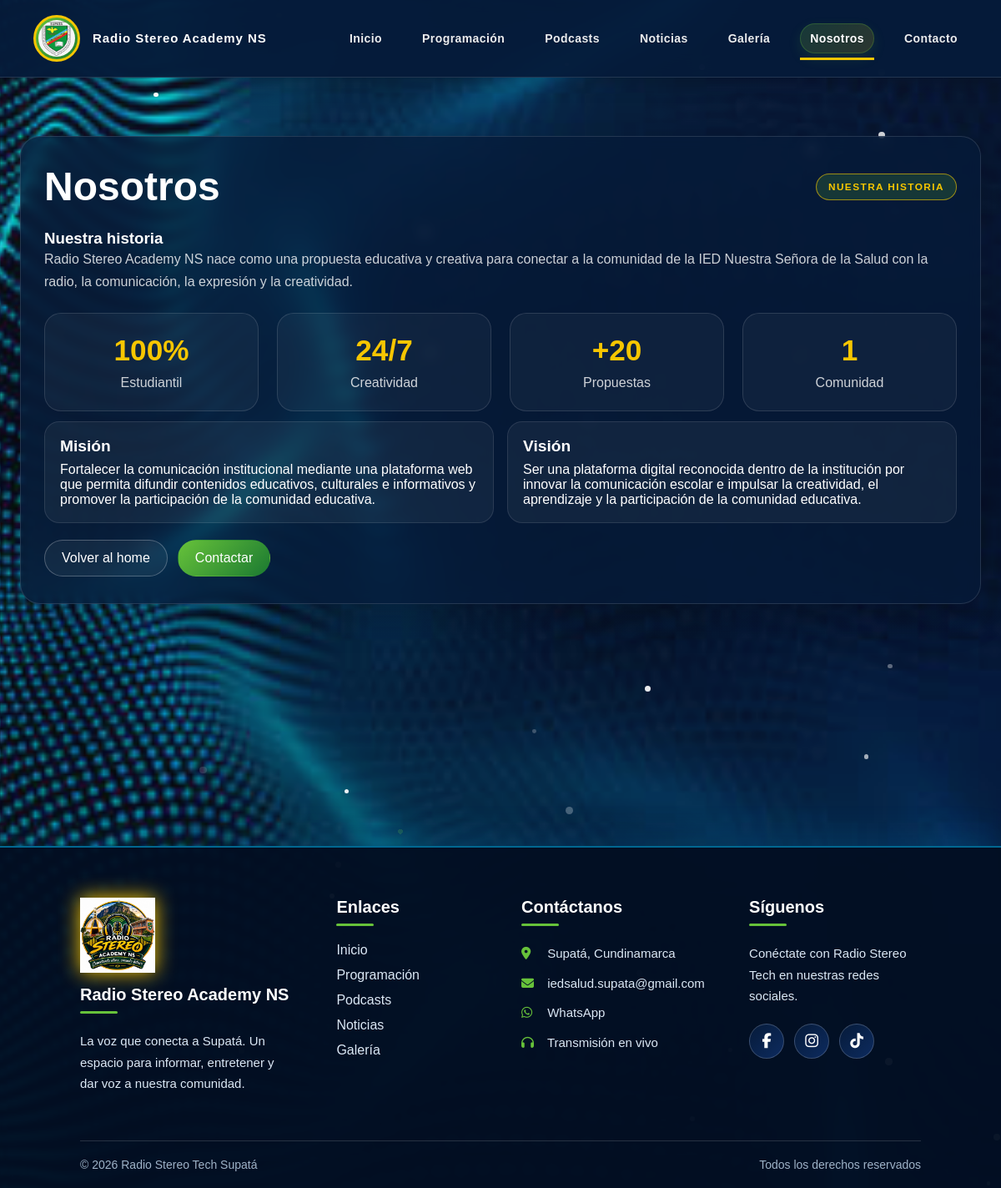
Page /nosotros.php on the committed database.
### tables this page shows
CREATE TABLE IF NOT EXISTS contenido_pagina (
    id INT UNSIGNED AUTO_INCREMENT PRIMARY KEY,
    clave VARCHAR(100) NOT NULL,
    titulo VARCHAR(200) DEFAULT NULL,
    contenido LONGTEXT,
    actualizado_en TIMESTAMP DEFAULT CURRENT_TIMESTAMP
        ON UPDATE CURRENT_TIMESTAMP,
    UNIQUE KEY uk_contenido_clave (clave)
);

### config/funciones.php (called while the page is built, shortened)
<?php
function e(?string $valor): string
{
    return htmlspecialchars(
        $valor ?? '',
        ENT_QUOTES | ENT_SUBSTITUTE,
        'UTF-8'
    );
}

### nosotros.php (the view, shortened to what this page needs)
<?php
require_once __DIR__ . '/config/conexion.php';
require_once __DIR__ . '/config/funciones.php';
$contenido = [];
try {
    $consulta = $conexion->query("
        SELECT clave, titulo, contenido
        FROM contenido_pagina
        WHERE clave IN ('historia', 'mision', 'vision')
    ");
    $resultados = $consulta->fetchAll(PDO::FETCH_ASSOC);
    foreach ($resultados as $fila) {
        $contenido[$fila['clave']] = $fila;
    }
} catch (PDOException $e) {
    error_log('Error al consultar el contenido institucional: ' . $e->getMessage());
    $errorContenido = true;
}
$historia = $contenido['historia'] ?? [
    'titulo' => 'Nuestra historia',
    'contenido' => 'Radio Stereo Academy NS nace como una propuesta educativa y creativa para conectar a la comunidad de la IED Nuestra Señora de la Salud con la radio, la comunicación, la expresión y la creatividad. Es un espacio donde estudiantes, docentes y familias comparten historias, ideas y proyectos que fortalecen la identidad institucional.'
];
$mision = $contenido['mision'] ?? [
    'titulo' => 'Misión',
    'contenido' => 'La misión de Radio Stereo Academy NS es fortalecer la comunicación de la Institución Educativa Nuestra Señora de la Salud mediante una plataforma web que permita la transmisión, organización y difusión de contenidos educativos, culturales e informativos, promoviendo la participación activa de los estudiantes y el uso responsable de las tecnologías digitales para beneficio de toda la comunidad educativa.'
];
$vision = $contenido['vision'] ?? [
    'titulo' => 'Visión',
    'contenido' => 'Ser una plataforma digital reconocida dentro de la Institución Educativa Nuestra Señora de la Salud por innovar la comunicación escolar, convirtiéndose en un medio interactivo que impulse la creatividad, el aprendizaje y la participación de toda la comunidad educativa.'
];
?>
<!DOCTYPE html>
<html lang="es">
<head>
    <link rel="stylesheet" href="assets/CSS/estilos.css">
    <link rel="stylesheet" href="https://cdnjs.cloudflare.com/ajax/libs/font-awesome/6.5.2/css/all.min.css">
</head>
<body>
    <div id="particles"></div>
    <header>
        <nav>
            <div class="ESCUDO">
                <img src="assets/IMG/ESCUDO.jpeg" alt="Radio Stereo Tech">
                <h2>Radio Stereo Academy NS</h2>
            </div>
            <ul>
                <li><a href="index.php">Inicio</a></li>
                <li><a href="Programacion.php">Programación</a></li>
                <li><a href="Podcasts.php">Podcasts</a></li>
                <li><a href="Noticias.php">Noticias</a></li>
                <li><a href="Galería.php">Galería</a></li>
                <li>
                    <a href="Nosotros.php" class="active">Nosotros</a>
                </li>
                <li><a href="Contacto.php">Contacto</a></li>
            </ul>
        </nav>
    </header>
    <main class="page-shell">
        <section class="section mostrar">
            <div class="section-header">
                <h2>Nosotros</h2>
                <span class="badge">Nuestra historia</span>
            </div>
            <div class="historia-institucional">
                <h3>
                    <?= e($historia['titulo']) ?>
                </h3>
                <p style="color: rgba(255,255,255,.8); line-height: 1.7; margin-bottom: 24px;">
                    <?= nl2br(e($historia['contenido'])) ?>
                </p>
            </div>
            <div class="stats-grid">
                <div class="stat-box">
                    <strong>100%</strong>
                    <span>Estudiantil</span>
                </div>
                <div class="stat-box">
                    <strong>24/7</strong>
                    <span>Creatividad</span>
                </div>
                <div class="stat-box">
                    <strong>+20</strong>
                    <span>Propuestas</span>
                </div>
                <div class="stat-box">
                    <strong>1</strong>
                    <span>Comunidad</span>
                </div>
            </div>
            <div class="team-box">
                <div class="team-item">
                    <h4>
                        <?= e($mision['titulo']) ?>
                    </h4>
                    <p>
                        <?= nl2br(e($mision['contenido'])) ?>
                    </p>
                </div>
                <div class="team-item">
                    <h4>
                        <?= e($vision['titulo']) ?>
                    </h4>
                    <p>
                        <?= nl2br(e($vision['contenido'])) ?>
                    </p>
                </div>
            </div>
            <div class="back-actions">
                <a href="index.php" class="back-btn">
                    Volver al home
                </a>
                <a href="Contacto.php" class="link-btn primary">
                    Contactar
                </a>
            </div>
        </section>
    </main>
    <footer class="footer">
        <div class="footer-contenido">
            <div class="footer-columna">
                <img
                    src="assets/IMG/LOGO FINAL.jpeg"
                    class="footer-logo"
                    alt="Radio Stereo Academy NS"
                >
                <h3>Radio Stereo Academy NS</h3>
                <p>
                    La voz que conecta a Supatá. Un espacio para informar,
                    entretener y dar voz a nuestra comunidad.
                </p>
            </div>
            <div class="footer-columna">
                <h3>Enlaces</h3>
                <ul class="footer-enlaces">
                    <li><a href="index.php">Inicio</a></li>
                    <li><a href="Programacion.php">Programación</a></li>
                    <li><a href="Podcasts.php">Podcasts</a></li>
                    <li><a href="Noticias.php">Noticias</a></li>
                    <li><a href="Galería.php">Galería</a></li>
                </ul>
            </div>
            <div class="footer-columna">
                <h3>Contáctanos</h3>
                <p>
                    <i class="fa-solid fa-location-dot"></i> Supatá, Cundinamarca </p>
                <p> <i class="fa-solid fa-envelope"></i> iedsalud.supata@gmail.com </p>
                <p> <i class="fa-brands fa-whatsapp"></i> WhatsApp </p>
                <p> <i class="fa-solid fa-headphones"></i> Transmisión en vivo </p>
            </div>
            <div class="footer-columna">
                <h3>Síguenos</h3>
                <p>
                    Conéctate con Radio Stereo Tech en nuestras redes sociales.
                </p>
                <div class="redes">
                    <a href="https://www.facebook.com/share/1CDN9QXCuh/" aria-label="Facebook" >
                        <i class="fab fa-facebook-f"></i>
                    </a>
                    <a href="https://www.instagram.com/radio_stereoacademy_ns?utm_source=qr&srtk=MWR2aG0wbnF5Zngw" aria-label="Instagram" >
                        <i class="fab fa-instagram"></i>
                    </a>
                    <a href="https://www.tiktok.com/@academy.stereo.ns?_r=1&_t=ZS-9AZqnHLU4hR" aria-label="TikTok" >
                        <i class="fab fa-tiktok"></i>
                    </a>
                </div>
            </div>
        </div>
        <div class="footer-bottom">
            <p>© 2026 Radio Stereo Tech Supatá</p>
            <p>Todos los derechos reservados</p>
        </div>
    </footer>
</body>
</html>

### rows in the picture
contenido_pagina: titulo "Nuestra historia", contenido "Radio Stereo Academy NS nace como una propuesta educativa y creativa para conectar a la comunidad de la IED Nuestra Señora de la Salud con la radio, la comunicación, la expresión y la creatividad."
contenido_pagina: titulo "Misión", contenido "Fortalecer la comunicación institucional mediante una plataforma web que permita difundir contenidos educativos, culturales e informativos y promover la participación de la comunidad educativa."
contenido_pagina: titulo "Visión", contenido "Ser una plataforma digital reconocida dentro de la institución por innovar la comunicación escolar e impulsar la creatividad, el aprendizaje y la participación de la comunidad educativa."
